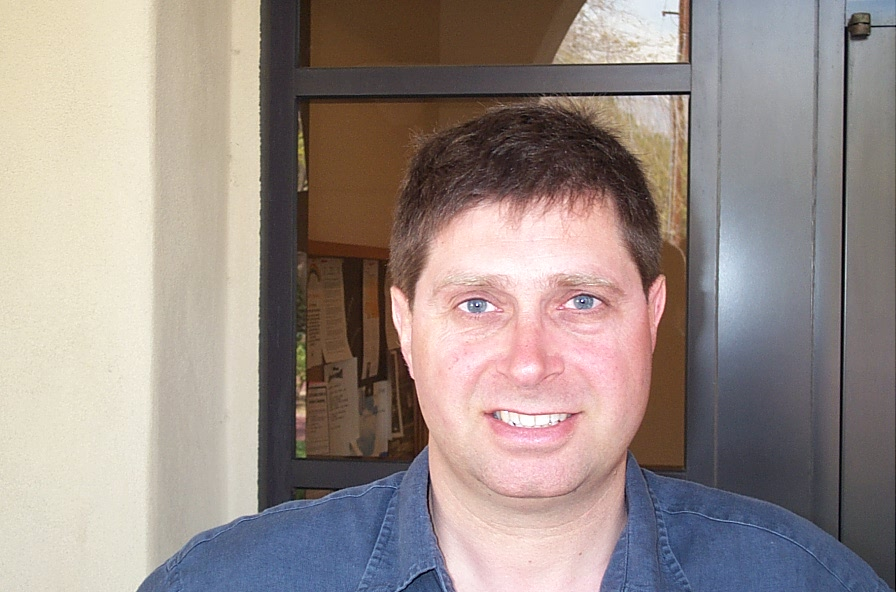
#> input picture face_recognition/caltech_faces/person1/image_0008.jpg, 896 x 592 px; its folder holds only this picture in this run
$ python train.py
#> lines starting #> are read from the running program, lines starting #| are printed output that depends on the picture
#> in load_and_preprocess_data, img is the input picture: shape (592, 896, 3); mean B, G, R 136.9, 141.7, 154
import os
import cv2
import numpy as np
import joblib
from sklearn.decomposition import PCA
from sklearn.svm import SVC
from sklearn.preprocessing import StandardScaler
from sklearn.model_selection import train_test_split, GridSearchCV
from sklearn.metrics import classification_report
from sklearn.pipeline import make_pipeline
from sklearn.neighbors import NearestNeighbors
import warnings

# Отключаем предупреждения
warnings.filterwarnings("ignore")

# Пути и параметры
dataset_path = "caltech_faces"
output_dir = "output"
os.makedirs(output_dir, exist_ok=True)
min_samples_per_class = 5  # Минимальное количество образцов для класса

def extract_hog_features(image):
    """Извлечение признаков HOG"""
    winSize = (100, 100)
    blockSize = (50, 50)
    blockStride = (25, 25)
    cellSize = (25, 25)
    nbins = 9

    hog = cv2.HOGDescriptor(winSize, blockSize, blockStride, cellSize, nbins)
    features = hog.compute(image)
    return features.flatten()

def extract_features(image):
    """Извлечение признаков"""
    gray = cv2.cvtColor(image, cv2.COLOR_BGR2GRAY)
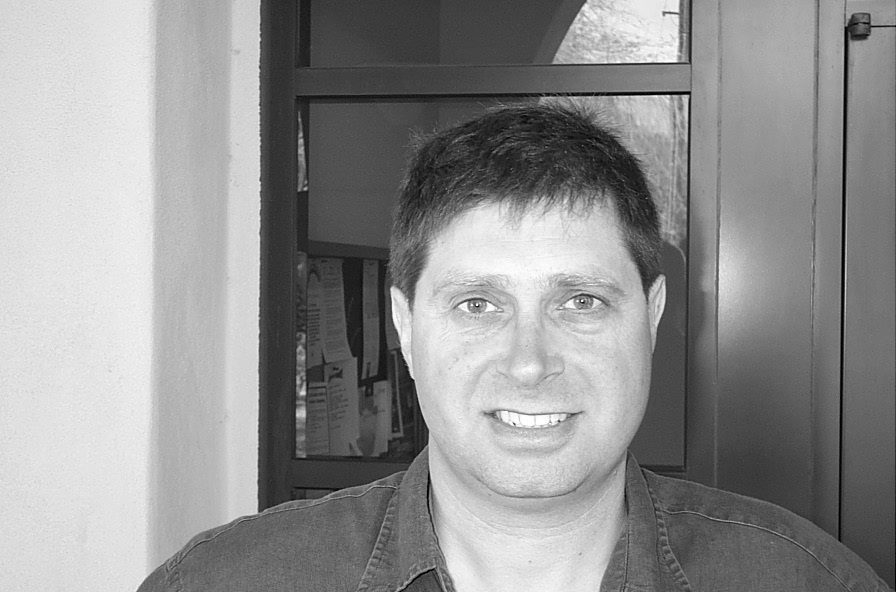
#> gray: shape (592, 896); min 0, max 255, mean 144.8
    gray = cv2.equalizeHist(gray)
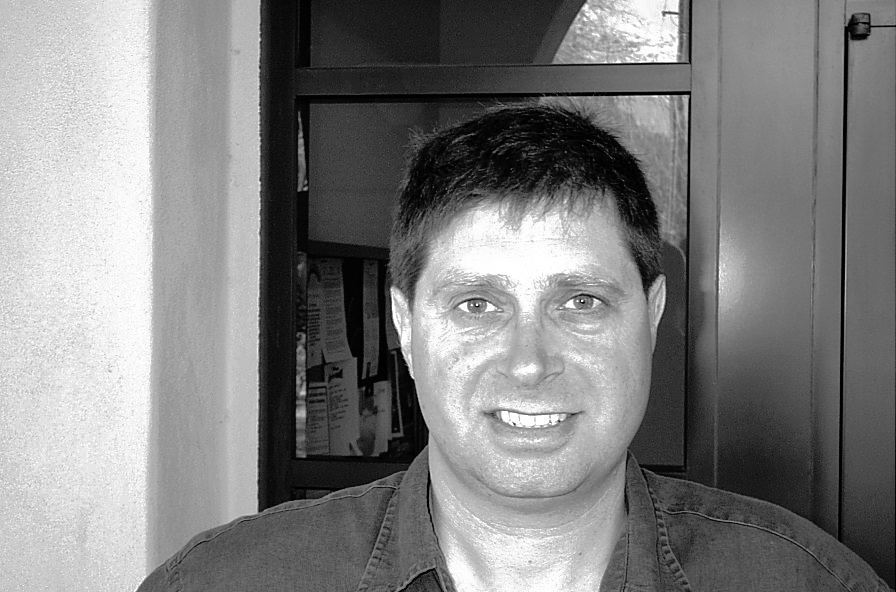
#> gray: shape (592, 896); min 0, max 255, mean 128.3
    resized = cv2.resize(gray, (100, 100))
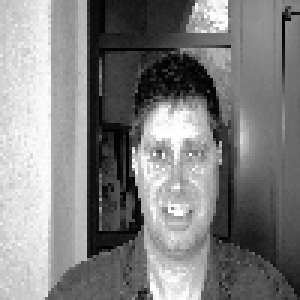
#> resized: shape (100, 100) (shown 3 times larger); min 0, max 255, mean 128.9

    # Комбинируем HOG и raw pixels
    hog_features = extract_hog_features(resized)
#> in extract_hog_features, `features = hog.compute(image)`: features = 324 values, max 0.341 at index 0, min 0.0219 at index 42, mean 0.142
#> hog_features has the same summary as features in extract_hog_features
    pixel_features = resized.flatten()
#> pixel_features = 10000 values, max 255 at index 775, min 0 at index 594, mean 128.9
    return np.concatenate([pixel_features, hog_features])

def load_and_preprocess_data(dataset_path):
    """Загрузка данных с фильтрацией малых классов"""
    faces = []
    labels = []
    label_map = {}
    class_counts = {}

    print("[INFO] Загрузка изображений...")

    label = 0
    for person_name in sorted(os.listdir(dataset_path)):
        person_dir = os.path.join(dataset_path, person_name)
        if os.path.isdir(person_dir):
            samples = []
            for img_name in os.listdir(person_dir):
                img_path = os.path.join(person_dir, img_name)
                img = cv2.imread(img_path)
                if img is not None:
                    features = extract_features(img)
#> features = 10324 values, max 255 at index 775, min 0 at index 594, mean 124.9
                    samples.append(features)

            # Пропускаем классы с недостаточным количеством образцов
            if len(samples) >= min_samples_per_class:
                faces.extend(samples)
                labels.extend([label] * len(samples))
                label_map[label] = person_name
                class_counts[person_name] = len(samples)
                label += 1
            else:
                print(f"[WARNING] Пропуск класса {person_name} - только {len(samples)} образцов")
#| [WARNING] Пропуск класса person1 - только 1 образцов
#> pass 2 of the loop in load_and_preprocess_data, `for person_name in sorted(os.listdir(dataset_path)):`:
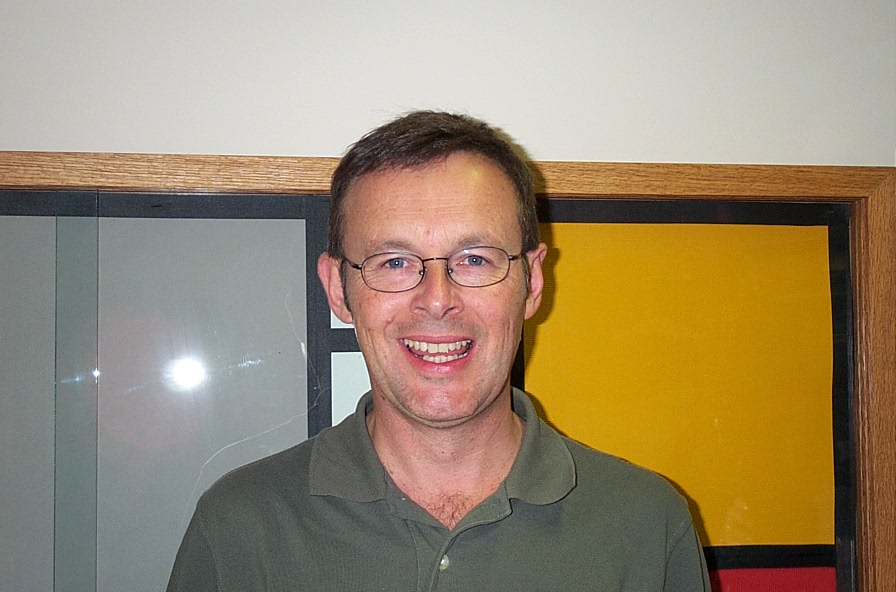
#> input picture face_recognition/caltech_faces/person10/image_0161.jpg, 896 x 592 px
#> in load_and_preprocess_data, img is the input picture: shape (592, 896, 3); mean B, G, R 111.8, 138.5, 155.6
#> in extract_features (call 2), `gray = cv2.equalizeHist(gray)`:
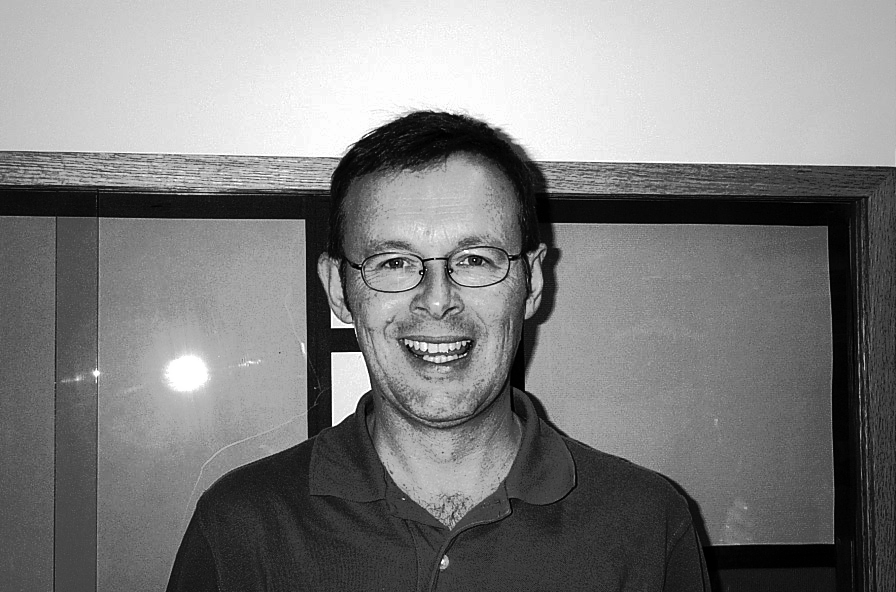
#> gray: shape (592, 896); min 0, max 255, mean 128.3
#> in extract_features (call 2), `resized = cv2.resize(gray, (100, 100))`:
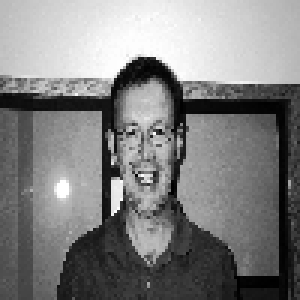
#> resized: shape (100, 100) (shown 3 times larger); min 0, max 255, mean 128.2
#> hog_features = 324 values, max 0.349 at index 229, min 0.0218 at index 25, mean 0.149
#> pixel_features = 10000 values, max 255 at index 6120, min 0 at index 6457, mean 128.2
#> in load_and_preprocess_data, `features = extract_features(img)`: features = 10324 values, max 255 at index 6120, min 0 at index 6457, mean 124.1

    print("\n[INFO] Распределение классов:")
    for name, count in class_counts.items():
        print(f"{name}: {count} образцов")
#> this loop made 0 passes

    return np.array(faces), np.array(labels), label_map

# [110 lines left out: functions balanced_train_test_split, train_model, save_artifacts, not called in this run]

if __name__ == "__main__":
    try:
        X, y, label_map = load_and_preprocess_data(dataset_path)

        if len(np.unique(y)) < 2:
            raise ValueError("Недостаточно классов для обучения (минимум 2)")

        model = train_model(X, y)
        save_artifacts(model, label_map)
    except Exception as e:
        print(f"\n[ERROR] Ошибка при обучении модели: {str(e)}")
        print("Проверьте:")
        print("1. Наличие изображений в папке caltech_faces")
        print("2. Каждый класс должен содержать минимум 5 изображений")
        print("3. Изображения должны быть в формате JPG/PNG")
